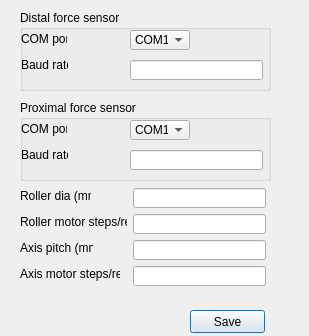
<?xml version="1.0" encoding="UTF-8"?>
<ui version="4.0">
 <class>Dialog</class>
 <widget class="QDialog" name="Dialog">
  <property name="geometry">
   <rect>
    <x>0</x>
    <y>0</y>
    <width>309</width>
    <height>336</height>
   </rect>
  </property>
  <property name="sizePolicy">
   <sizepolicy hsizetype="Fixed" vsizetype="Fixed">
    <horstretch>0</horstretch>
    <verstretch>0</verstretch>
   </sizepolicy>
  </property>
  <property name="minimumSize">
   <size>
    <width>309</width>
    <height>336</height>
   </size>
  </property>
  <property name="maximumSize">
   <size>
    <width>309</width>
    <height>336</height>
   </size>
  </property>
  <property name="windowTitle">
   <string>Dialog</string>
  </property>
  <widget class="QGroupBox" name="groupBox_3">
   <property name="geometry">
    <rect>
     <x>20</x>
     <y>100</y>
     <width>251</width>
     <height>81</height>
    </rect>
   </property>
   <property name="title">
    <string>Proximal force sensor</string>
   </property>
   <widget class="QLabel" name="proximal_baude_label">
    <property name="geometry">
     <rect>
      <x>1</x>
      <y>47</y>
      <width>47</width>
      <height>16</height>
     </rect>
    </property>
    <property name="text">
     <string>Baud rate</string>
    </property>
   </widget>
   <widget class="QLineEdit" name="proximal_baude">
    <property name="geometry">
     <rect>
      <x>110</x>
      <y>50</y>
      <width>133</width>
      <height>20</height>
     </rect>
    </property>
   </widget>
   <widget class="QComboBox" name="proximal_com">
    <property name="geometry">
     <rect>
      <x>110</x>
      <y>20</y>
      <width>60</width>
      <height>20</height>
     </rect>
    </property>
    <item>
     <property name="text">
      <string>COM11</string>
     </property>
    </item>
    <item>
     <property name="text">
      <string>COM1</string>
     </property>
    </item>
   </widget>
   <widget class="QLabel" name="proximal_com_label">
    <property name="geometry">
     <rect>
      <x>1</x>
      <y>21</y>
      <width>46</width>
      <height>16</height>
     </rect>
    </property>
    <property name="text">
     <string>COM port</string>
    </property>
   </widget>
  </widget>
  <widget class="QLineEdit" name="roller_dia">
   <property name="geometry">
    <rect>
     <x>133</x>
     <y>188</y>
     <width>133</width>
     <height>20</height>
    </rect>
   </property>
  </widget>
  <widget class="QLabel" name="label_7">
   <property name="geometry">
    <rect>
     <x>20</x>
     <y>188</y>
     <width>71</width>
     <height>16</height>
    </rect>
   </property>
   <property name="text">
    <string>Roller dia (mm)</string>
   </property>
  </widget>
  <widget class="QLineEdit" name="roller_steps">
   <property name="geometry">
    <rect>
     <x>133</x>
     <y>214</y>
     <width>133</width>
     <height>20</height>
    </rect>
   </property>
   <property name="text">
    <string/>
   </property>
  </widget>
  <widget class="QLabel" name="label_8">
   <property name="geometry">
    <rect>
     <x>20</x>
     <y>214</y>
     <width>107</width>
     <height>16</height>
    </rect>
   </property>
   <property name="text">
    <string>Roller motor steps/rev</string>
   </property>
  </widget>
  <widget class="QLineEdit" name="axis_steps">
   <property name="geometry">
    <rect>
     <x>133</x>
     <y>266</y>
     <width>133</width>
     <height>20</height>
    </rect>
   </property>
   <property name="text">
    <string/>
   </property>
  </widget>
  <widget class="QLineEdit" name="axis_pitch">
   <property name="geometry">
    <rect>
     <x>133</x>
     <y>240</y>
     <width>133</width>
     <height>20</height>
    </rect>
   </property>
  </widget>
  <widget class="QLabel" name="label_9">
   <property name="geometry">
    <rect>
     <x>20</x>
     <y>266</y>
     <width>100</width>
     <height>16</height>
    </rect>
   </property>
   <property name="text">
    <string>Axis motor steps/rev</string>
   </property>
  </widget>
  <widget class="QLabel" name="label_10">
   <property name="geometry">
    <rect>
     <x>20</x>
     <y>240</y>
     <width>73</width>
     <height>16</height>
    </rect>
   </property>
   <property name="text">
    <string>Axis pitch (mm)</string>
   </property>
  </widget>
  <widget class="QGroupBox" name="groupBox_2">
   <property name="geometry">
    <rect>
     <x>20</x>
     <y>10</y>
     <width>251</width>
     <height>81</height>
    </rect>
   </property>
   <property name="title">
    <string>Distal force sensor</string>
   </property>
   <widget class="QLabel" name="com_distal_label">
    <property name="geometry">
     <rect>
      <x>1</x>
      <y>21</y>
      <width>46</width>
      <height>16</height>
     </rect>
    </property>
    <property name="text">
     <string>COM port</string>
    </property>
   </widget>
   <widget class="QLineEdit" name="distal_baude">
    <property name="geometry">
     <rect>
      <x>110</x>
      <y>50</y>
      <width>133</width>
      <height>20</height>
     </rect>
    </property>
   </widget>
   <widget class="QLabel" name="distal_baude_label">
    <property name="geometry">
     <rect>
      <x>1</x>
      <y>47</y>
      <width>47</width>
      <height>16</height>
     </rect>
    </property>
    <property name="text">
     <string>Baud rate</string>
    </property>
   </widget>
   <widget class="QComboBox" name="distal_com">
    <property name="geometry">
     <rect>
      <x>110</x>
      <y>20</y>
      <width>60</width>
      <height>20</height>
     </rect>
    </property>
    <item>
     <property name="text">
      <string>COM11</string>
     </property>
    </item>
    <item>
     <property name="text">
      <string>COM1</string>
     </property>
    </item>
   </widget>
  </widget>
  <widget class="QPushButton" name="save_parameters">
   <property name="geometry">
    <rect>
     <x>190</x>
     <y>310</y>
     <width>75</width>
     <height>23</height>
    </rect>
   </property>
   <property name="text">
    <string>Save</string>
   </property>
  </widget>
 </widget>
 <resources/>
 <connections/>
</ui>
